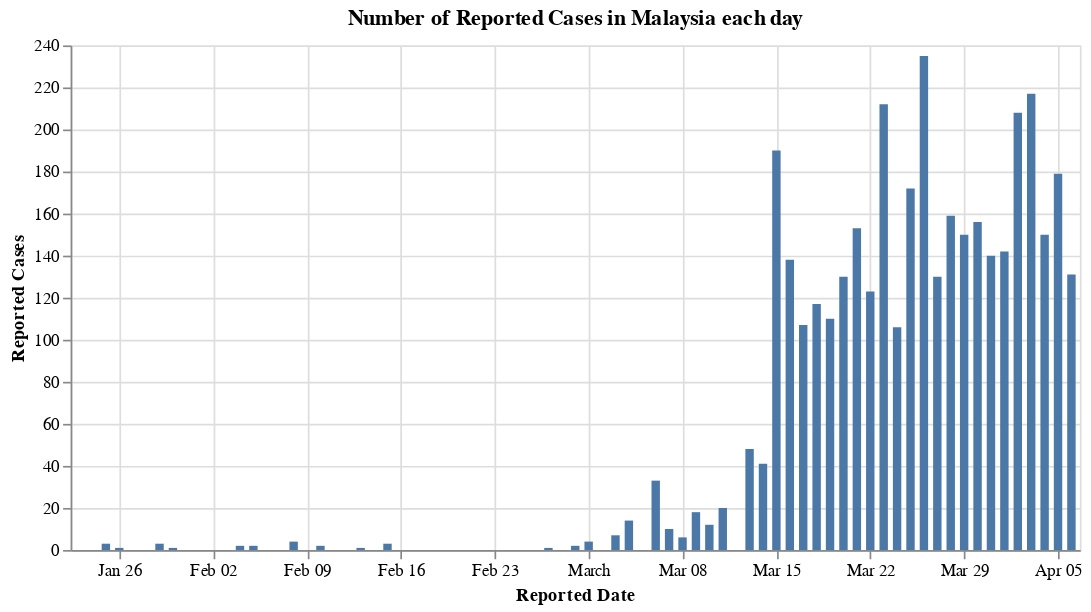

Source (notebook cell):
### Code cell
#hide_input
df_reported_my = df_confirmed_my[['Reported Date', 'Total number of Cases']].set_index('Reported Date').diff().rename(columns={'Total number of Cases': 'Reported Cases'})
alt.Chart(df_reported_my.reset_index()).mark_bar().encode(
    x='Reported Date:T',
    y='Reported Cases:Q'
).properties(
    title = 'Number of Reported Cases in Malaysia each day',
    width = 600
)

### Figure 1 — Vega-Lite specification as saved in the notebook (floating-point values rounded to 4 significant figures)
{"config": {"view": {"continuousWidth": 400, "continuousHeight": 300}}, "data": {"name": "data-5d737d86345aea179e51c8b378849718"}, "mark": "bar", "encoding": {"x": {"type": "temporal", "field": "Reported Date"}, "y": {"type": "quantitative", "field": "Reported Cases"}}, "title": "Number of Reported Cases in Malaysia each day", "width": 600, "$schema": "https://vega.github.io/schema/vega-lite/v4.8.1.json", "datasets": {"data-5d737d86345aea179e51c8b378849718": [{"Reported Date": "2020-01-22T00:00:00", "Reported Cases": null}, {"Reported Date": "2020-01-23T00:00:00", "Reported Cases": 0.0}, {"Reported Date": "2020-01-24T00:00:00", "Reported Cases": 0.0}, {"Reported Date": "2020-01-25T00:00:00", "Reported Cases": 3.0}, {"Reported Date": "2020-01-26T00:00:00", "Reported Cases": 1.0}, {"Reported Date": "2020-01-27T00:00:00", "Reported Cases": 0.0}, {"Reported Date": "2020-01-28T00:00:00", "Reported Cases": 0.0}, {"Reported Date": "2020-01-29T00:00:00", "Reported Cases": 3.0}, {"Reported Date": "2020-01-30T00:00:00", "Reported Cases": 1.0}, {"Reported Date": "2020-01-31T00:00:00", "Reported Cases": 0.0}, {"Reported Date": "2020-02-01T00:00:00", "Reported Cases": 0.0}, {"Reported Date": "2020-02-02T00:00:00", "Reported Cases": 0.0}, {"Reported Date": "2020-02-03T00:00:00", "Reported Cases": 0.0}, {"Reported Date": "2020-02-04T00:00:00", "Reported Cases": 2.0}, {"Reported Date": "2020-02-05T00:00:00", "Reported Cases": 2.0}, {"Reported Date": "2020-02-06T00:00:00", "Reported Cases": 0.0}, {"Reported Date": "2020-02-07T00:00:00", "Reported Cases": 0.0}, {"Reported Date": "2020-02-08T00:00:00", "Reported Cases": 4.0}, {"Reported Date": "2020-02-09T00:00:00", "Reported Cases": 0.0}, {"Reported Date": "2020-02-10T00:00:00", "Reported Cases": 2.0}, {"Reported Date": "2020-02-11T00:00:00", "Reported Cases": 0.0}, {"Reported Date": "2020-02-12T00:00:00", "Reported Cases": 0.0}, {"Reported Date": "2020-02-13T00:00:00", "Reported Cases": 1.0}, {"Reported Date": "2020-02-14T00:00:00", "Reported Cases": 0.0}, {"Reported Date": "2020-02-15T00:00:00", "Reported Cases": 3.0}, {"Reported Date": "2020-02-16T00:00:00", "Reported Cases": 0.0}, {"Reported Date": "2020-02-17T00:00:00", "Reported Cases": 0.0}, {"Reported Date": "2020-02-18T00:00:00", "Reported Cases": 0.0}, {"Reported Date": "2020-02-19T00:00:00", "Reported Cases": 0.0}, {"Reported Date": "2020-02-20T00:00:00", "Reported Cases": 0.0}, {"Reported Date": "2020-02-21T00:00:00", "Reported Cases": 0.0}, {"Reported Date": "2020-02-22T00:00:00", "Reported Cases": 0.0}, {"Reported Date": "2020-02-23T00:00:00", "Reported Cases": 0.0}, {"Reported Date": "2020-02-24T00:00:00", "Reported Cases": 0.0}, {"Reported Date": "2020-02-25T00:00:00", "Reported Cases": 0.0}, {"Reported Date": "2020-02-26T00:00:00", "Reported Cases": 0.0}, {"Reported Date": "2020-02-27T00:00:00", "Reported Cases": 1.0}, {"Reported Date": "2020-02-28T00:00:00", "Reported Cases": 0.0}, {"Reported Date": "2020-02-29T00:00:00", "Reported Cases": 2.0}, {"Reported Date": "2020-03-01T00:00:00", "Reported Cases": 4.0}, {"Reported Date": "2020-03-02T00:00:00", "Reported Cases": 0.0}, {"Reported Date": "2020-03-03T00:00:00", "Reported Cases": 7.0}, {"Reported Date": "2020-03-04T00:00:00", "Reported Cases": 14.0}, {"Reported Date": "2020-03-05T00:00:00", "Reported Cases": 0.0}, {"Reported Date": "2020-03-06T00:00:00", "Reported Cases": 33.0}, {"Reported Date": "2020-03-07T00:00:00", "Reported Cases": 10.0}, {"Reported Date": "2020-03-08T00:00:00", "Reported Cases": 6.0}, {"Reported Date": "2020-03-09T00:00:00", "Reported Cases": 18.0}, {"Reported Date": "2020-03-10T00:00:00", "Reported Cases": 12.0}, {"Reported Date": "2020-03-11T00:00:00", "Reported Cases": 20.0}, {"Reported Date": "2020-03-12T00:00:00", "Reported Cases": 0.0}, {"Reported Date": "2020-03-13T00:00:00", "Reported Cases": 48.0}, {"Reported Date": "2020-03-14T00:00:00", "Reported Cases": 41.0}, {"Reported Date": "2020-03-15T00:00:00", "Reported Cases": 190.0}, {"Reported Date": "2020-03-16T00:00:00", "Reported Cases": 138.0}, {"Reported Date": "2020-03-17T00:00:00", "Reported Cases": 107.0}, {"Reported Date": "2020-03-18T00:00:00", "Reported Cases": 117.0}, {"Reported Date": "2020-03-19T00:00:00", "Reported Cases": 110.0}, {"Reported Date": "2020-03-20T00:00:00", "Reported Cases": 130.0}, {"Reported Date": "2020-03-21T00:00:00", "Reported Cases": 153.0}, {"Reported Date": "2020-03-22T00:00:00", "Reported Cases": 123.0}, {"Reported Date": "2020-03-23T00:00:00", "Reported Cases": 212.0}, {"Reported Date": "2020-03-24T00:00:00", "Reported Cases": 106.0}, {"Reported Date": "2020-03-25T00:00:00", "Reported Cases": 172.0}, {"Reported Date": "2020-03-26T00:00:00", "Reported Cases": 235.0}, {"Reported Date": "2020-03-27T00:00:00", "Reported Cases": 130.0}, {"Reported Date": "2020-03-28T00:00:00", "Reported Cases": 159.0}, {"Reported Date": "2020-03-29T00:00:00", "Reported Cases": 150.0}, {"Reported Date": "2020-03-30T00:00:00", "Reported Cases": 156.0}, {"Reported Date": "2020-03-31T00:00:00", "Reported Cases": 140.0}, {"Reported Date": "2020-04-01T00:00:00", "Reported Cases": 142.0}, {"Reported Date": "2020-04-02T00:00:00", "Reported Cases": 208.0}, {"Reported Date": "2020-04-03T00:00:00", "Reported Cases": 217.0}, {"Reported Date": "2020-04-04T00:00:00", "Reported Cases": 150.0}, {"Reported Date": "2020-04-05T00:00:00", "Reported Cases": 179.0}, {"Reported Date": "2020-04-06T00:00:00", "Reported Cases": 131.0}]}}
